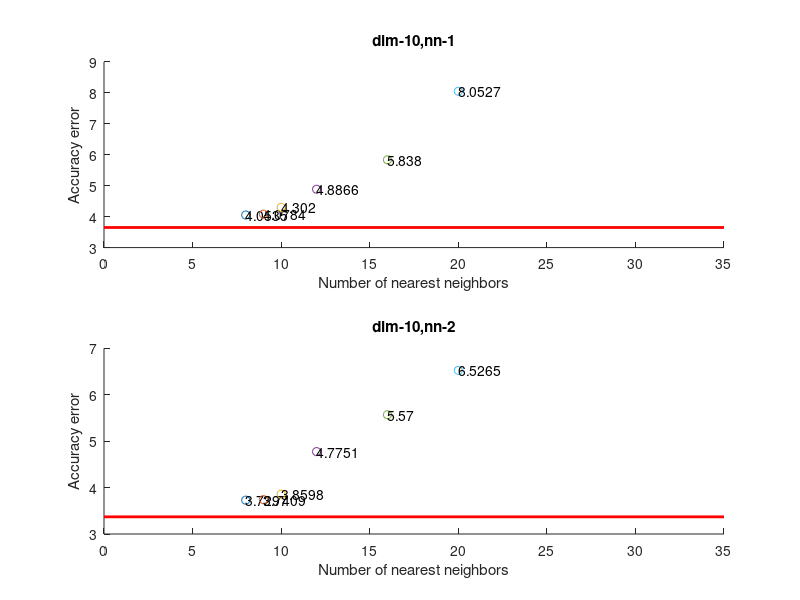
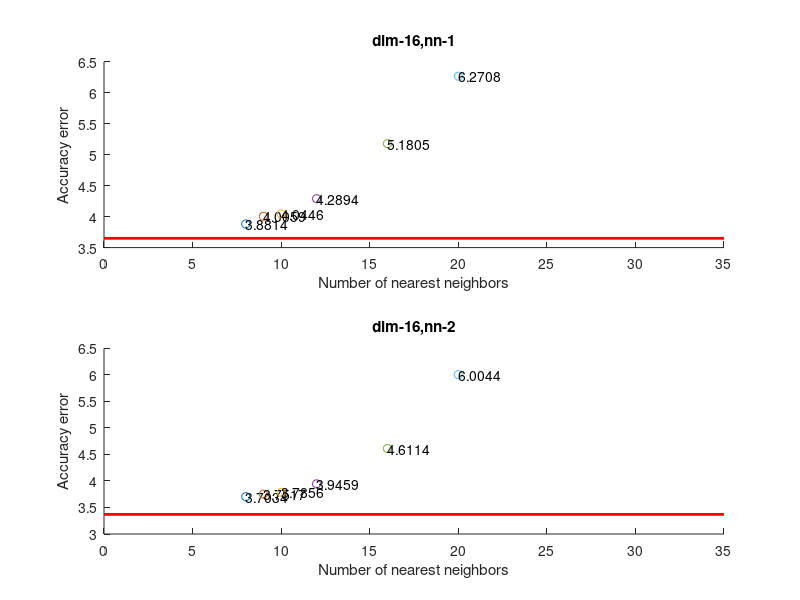
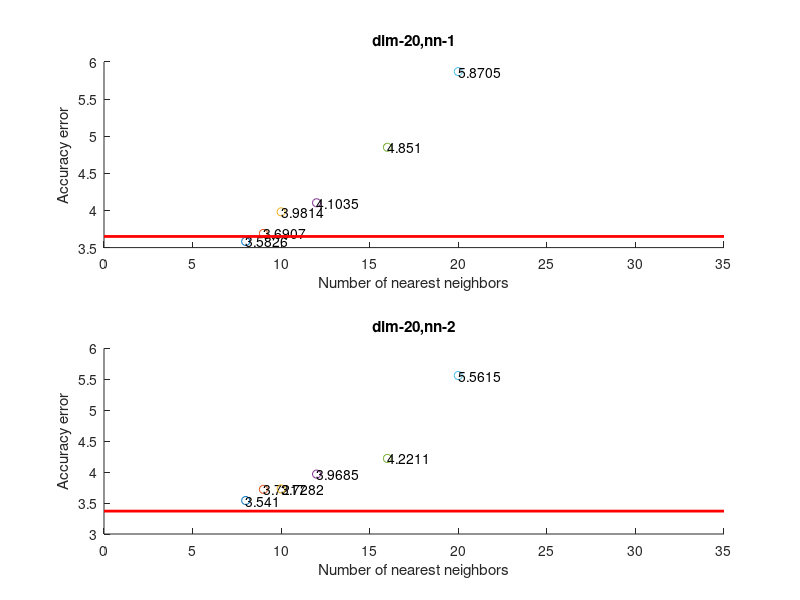
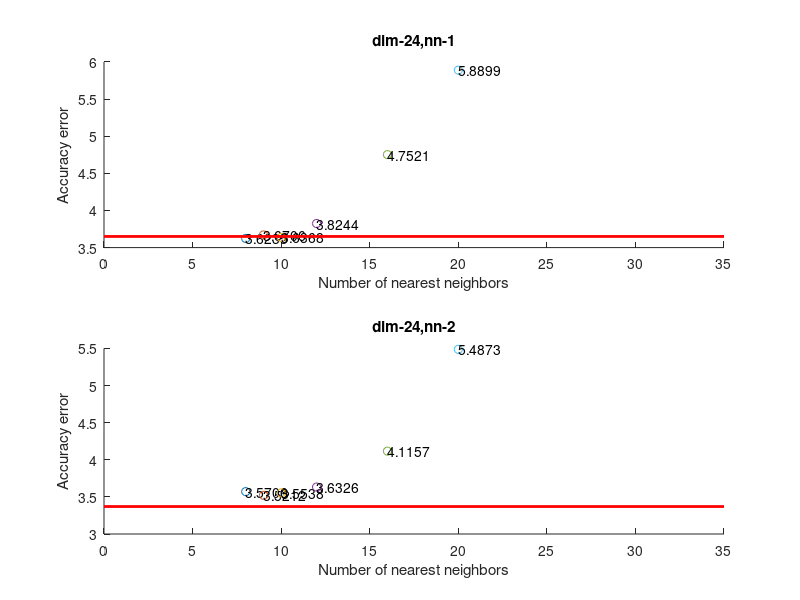

MATLAB code for these plots, in order:
%% Visualize Experiment results

clear all; close all; clc;
% Param: [K clust d]
load('MNIST_Experiments_Knn/results_classification_err.mat');

no_dimRed = [3.65; 3.37];

% Experiment parameters
% LLE Num of neighbors
neighbors = [8; 9; 10; 12; 16; 20];

% LLE Num of new dimensionality 
dim = [10; 16; 20; 24; 32; 40; 52; 64; 96; 128; 164; 196; 256];

% Clust size  
nn = [1; 2];

% Best accuracy
min = 100.00;
param = zeros(3,1);

% Loop for each dimension
for d=1:size(results_classification_err,3)
    figure(d);
    
    % Loop for each clust_size
    for b=1:size(results_classification_err,2)
        subplot(size(nn,1),1,b);
        
        % Loop for each neighbor
        for k=1:size(results_classification_err,1)
            if(results_classification_err(k,b,d) < min)
               min = results_classification_err(k,b,d);
               param(1,1) = k; param(2,1) = b; param(3,1) = d;
            end
            
            scatter(neighbors(k,1),double(results_classification_err(k,b,d)));hold on;
            text(neighbors(k,1), results_classification_err(k,b,d),num2str(results_classification_err(k,b,d)));
        end
        line([0,max(neighbors)+15],[no_dimRed(b,1),no_dimRed(b,1)],'Color','r','LineWidth',2)
        title(strcat('dim-',int2str(dim(d,1)),',','nn-',int2str(nn(b,1))));
        xlabel('Number of nearest neighbors');
        ylabel('Accuracy error');
        hold off;
    end
end

fprintf('Best accuracy with dimensionality reduction: %f, dim: %d, nn: %d, neighbors: %d \n',...
        min, dim(param(3,1),1), nn(param(2,1),1), neighbors(param(1,1),1));
fprintf('Accuracy without dimensionality reduction: %f \n', no_dimRed);


